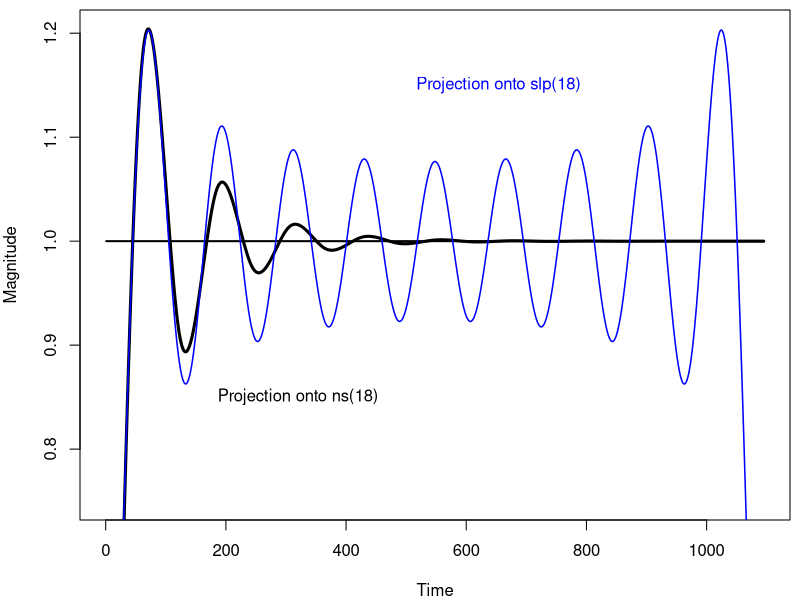

The R script that drew this image:
#
#  Generate Figure 6
#
library("multitaper")
library("splines")
library("MASS")

#  3 years of data for "zoomed" in effect
N <- 365 * 3
time <- 1:N
Nknot <- 18

basis1 <- ns(time, df=Nknot) # 6 knots per year
basis2 <- dpss(n = N, k = Nknot, nw = (Nknot+1) / 2)$v

S1 <- basis1 %*% ginv(t(basis1) %*% basis1) %*% t(basis1)
S2 <- basis2 %*% t(basis2)

oneV <- rep(1, N)
oneP1 <- S1 %*% oneV
oneP2 <- S2 %*% oneV

pMax <- max(oneP1, oneP2)

#
#  Generate Figure 6
#
pdf(file = "../figures/gibbsRipples.pdf", width = 6, height = 4)
par(mar = c(4,4,0.5,0.5))
plot(1:N, oneV, type = "l", lwd = 2, xlab = "Time", ylab = "Magnitude", ylim = c(0.75, pMax))
lines(1:N, oneP1, lwd = 3, lty = 1, col = "black")
lines(1:N, oneP2, lwd = 1.5, lty = 1, col = "blue")
text(x = c(170, 500), y = c(0.85, 1.15), pos = 4, labels = c("Projection onto ns(18)", "Projection onto slp(18)"),
     col = c("black", "blue"))
dev.off()
